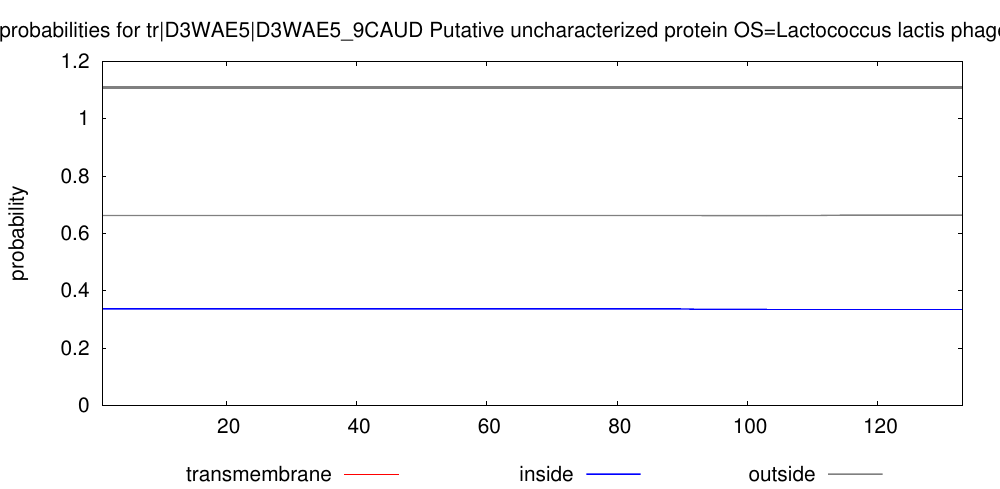

This figure's gnuplot source:
set arrow from 1,1.11 to 133,1.11 nohead lt 9 lw 10
set key below
set title "TMHMM posterior probabilities for tr|D3WAE5|D3WAE5_9CAUD Putative uncharacterized protein OS=Lactococcus lactis phage p2 PE=4 SV=1 ORF=38"
set yrange [0:1.2]
set size 2., 1.4
#set xlabel "position"
set ylabel "probability"
set xrange [1:133]
# Make the ps plot
set term postscript eps color solid "Helvetica" 30
set output "./TMHMM_9908/tr_D3WAE5_D3WAE5_9CAUD.eps"
plot "./TMHMM_9908/tr_D3WAE5_D3WAE5_9CAUD.plp" using 1:4 title "transmembrane" with impulses lt 1 lw 3, \
"" using 1:3 title "inside" with line lt 3 lw 4, \
"" using 1:5 title "outside" with line lt 9 lw 4
exit
